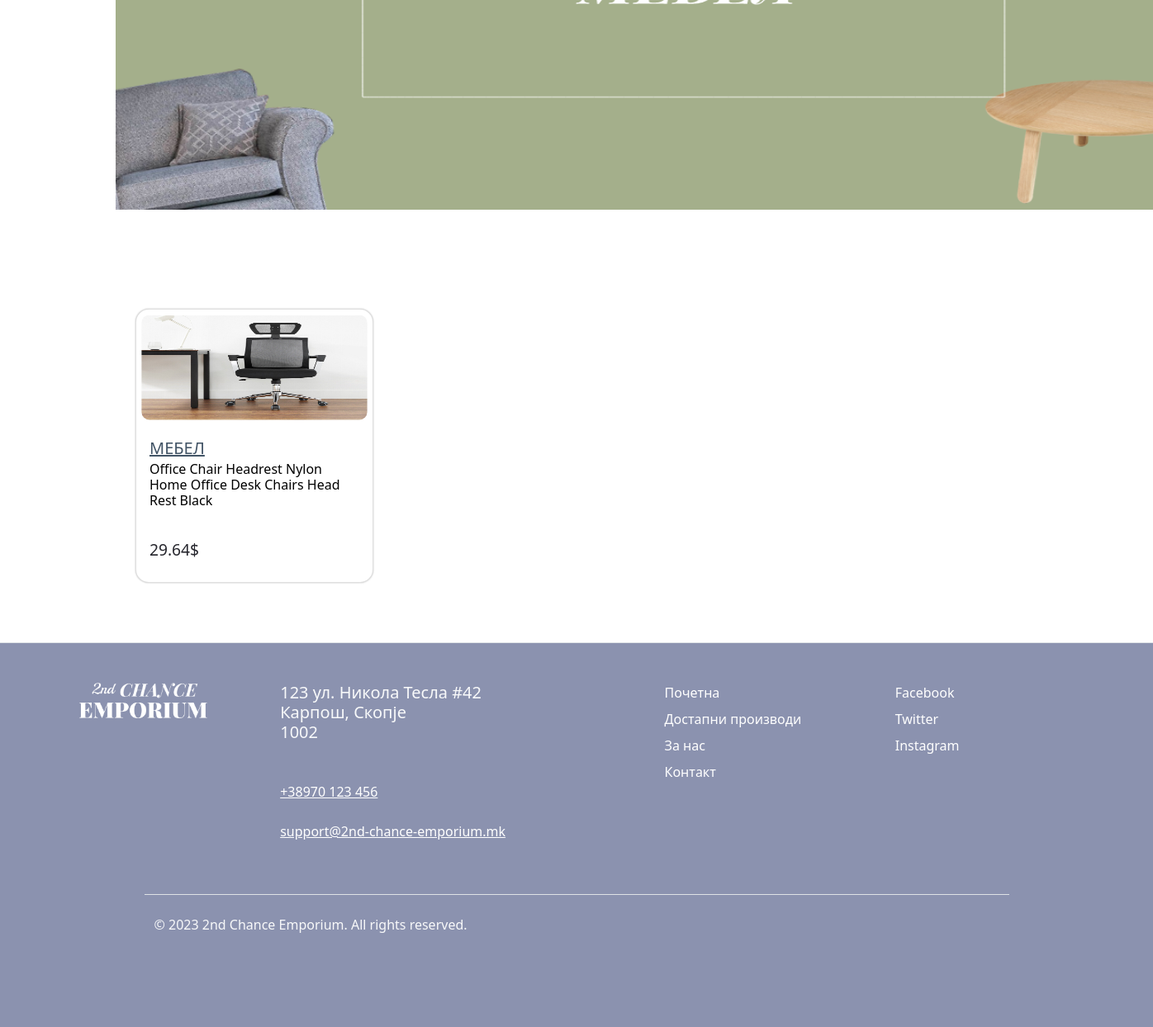
Before: /products/furniture (lower part) with the older database file.
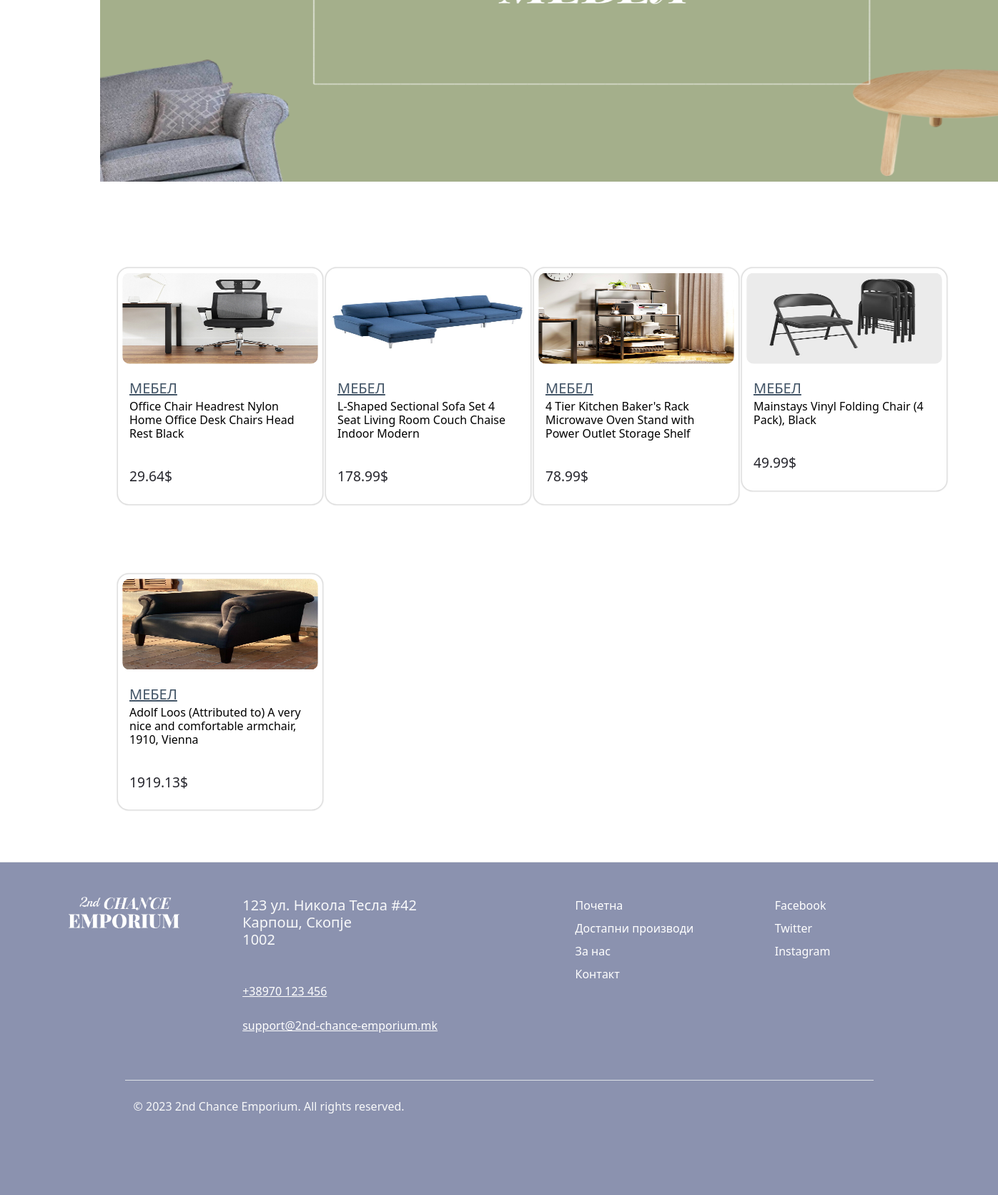
After: the same page with the newer database file.
### SecondChanceEmporiumApp/models.py (models this page shows, shortened)
class Product(models.Model):
    title = models.CharField(max_length=255,blank=False,null=False)
    category = models.ForeignKey(to=Category,on_delete=models.CASCADE)
    description = models.CharField(max_length=255,blank=False,null=False)
    images = models.ManyToManyField(to=ProductImage,symmetrical=False,blank=True)
    cover_image = models.ImageField(upload_to="files/")
    is_approved = models.BooleanField()
    seller = models.ForeignKey(to=ShopUser,on_delete=models.CASCADE)
    price = models.DecimalField(decimal_places=2,max_digits=10)

class Category(models.Model):
    category = models.CharField(max_length=255,blank=False,null=False)

### SecondChanceEmporiumApp/views.py (the view)
# urls.py: path('products/furniture',furniture,name="furniture"),
def furniture(request):
    category = Category.objects.filter(category__iexact="МЕБЕЛ").first()
    all_products = Product.objects.filter(category=category)
    banner = 'furniture'
    context = {"products":all_products,"banner":banner}
    return render(request,"products.html",context=context)

### SecondChanceEmporiumApp/templates/products.html (shortened to what this page needs)
{% extends 'base.html' %}
{% block content %}
<div class="container mt-5 mb-5">
    {% if banner == 'all' %}
    <img src="../data/files/Banner-PRODUCTS.png">
    {% elif banner == 'sale' %}
    <img src="../data/files/Banner-New-Macedonian-scaled.png">
    {% elif banner == 'collectibles' %}
    <img src="../data/files/Banner-COLLECTIBLES.png">
    {% elif banner == 'clothes' %}
    <img src="../data/files/Banner-CLOTHES.png">
    {% elif banner == 'furniture' %}
    <img src="../data/files/Banner-FURNITURE.png">
        {% elif banner == 'misc' %}
    <img src="../data/files/Banner-MISC.png">
        {% elif banner == 'shoes' %}
    <img src="../data/files/Banner-SHOES.png">
    {% endif %}
</div>
<div class="container mt-5 mb-5">
    <div class="row row-cols-4 g-5 mt-5">
        {% for product in products %}
        <a class="card-product-link" href="/product/{{product.id}}">
        <div class="card rounded col m-4" style="width: 18rem;">
            <img src="{{product.cover_image.url}}" class="card-img-top" alt="Cover image for the product"
                 style="max-height: 13rem;">
            <div class="card-body">
                <h5 class="card-title">{{product.category.category}}</h5>
                <h6 class="card-subtitle">{{product.title}}</h6>
            </div>
            <div class="card-footer" style="background-color: transparent; border-top: none;">
                {% if banner == 'sale' %}
                {% load mathfilters %}
                {% else %}
                <p class="card-price">{{product.price}}$</p>
                {% endif %}
            </div>
        </div>
            </a>
        {% endfor %}
    </div>
</div>
{% endblock %}

Changed rows visible on the page:
added Product: cover_image (picture), category.category "МЕБЕЛ", title "L-Shaped Sectional Sofa Set 4 Seat Living Room Couch Chaise Indoor Modern", price "178.99"
added Product: cover_image (picture), category.category "МЕБЕЛ", title "4 Tier Kitchen Baker's Rack Microwave Oven Stand with Power Outlet Storage Shelf", price "78.99"
added Product: cover_image (picture), category.category "МЕБЕЛ", title "Mainstays Vinyl Folding Chair (4 Pack), Black", price "49.99"
added Product: cover_image (picture), category.category "МЕБЕЛ", title "Adolf Loos (Attributed to) A very nice and comfortable armchair, 1910, Vienna", price "1919.13"
